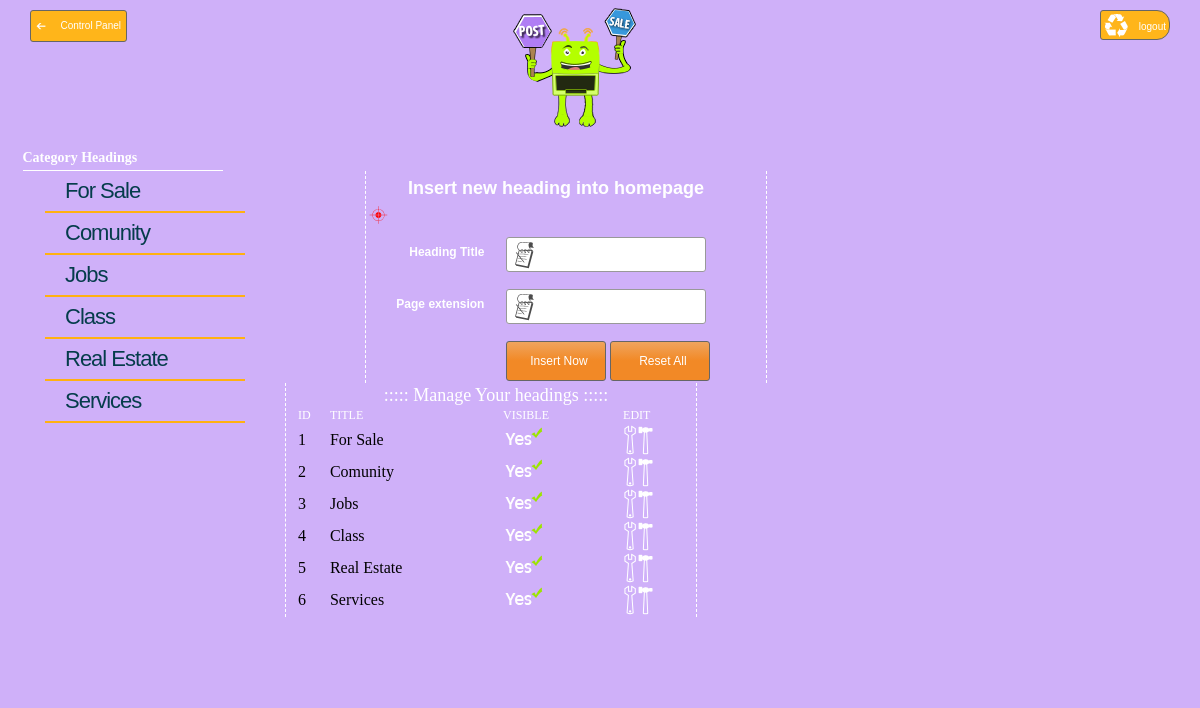
The app's page /_admin/newmenu.php with its own data.
### tables this page shows
CREATE TABLE IF NOT EXISTS `heading` (
  `id` int(10) UNSIGNED NOT NULL AUTO_INCREMENT,
  `title` varchar(45) NOT NULL,
  `visible` tinyint(1) UNSIGNED NOT NULL,
  `extension` varchar(45) NOT NULL,
  PRIMARY KEY (`id`)
);

### _admin/newmenu.php (the view, shortened to what this page needs)
<?php
$query="Select * from heading order by id asc";
$insertionquery=mysql_query($query);
?>
<html xmlns="http://www.w3.org/1999/xhtml">
<head>
</head>
<body>
<form action="includes/logout.php">
<input name="logout" type="submit" value="logout" class="logout" />
</form>
<div class="back">
<a href="index.php">Control Panel</a>
</div>
<div id="image">
<a href="newmenu.php"><img src="../_images/signin.png" /></a>
</div>
<div id="page">
<?php require_once("includes/menu.php"); ?>
<div id="table">
<form id="form1" name="form1" method="post" action="menuinsertion.php">
        	<table width="400px">
            	<tr>
                	<td colspan="2" id="tableh2">Insert new heading into homepage</td>
            	</tr>
                <tr>
                	<td colspan="2" id="message"><?php echo $msg;?></td>
            	</tr>
            	<tr>
                	<td class="text">Heading Title</td>
                    <td><input name="title" type="text" class="textfeilds"  id="title" required /></td>
            	</tr>
                <tr>
                	<td class="text">Page extension</td>
                    <td><input name="ext" type="text" class="textfeilds"  id="ext" required /></td>
            	</tr>
            	<tr>
                	<td class="text"></td>
                  <td><input name="" type="submit" class="inputbutton"  value="Insert Now" />
                  <input name="Reset" type="reset" class="inputbutton" id="button" value="Reset All" /></td>
            	</tr>
            </table>
        </form>
</div>
        <div id="forshow">
      		<table width="100%">
  <tr>
  	<td colspan="4" class="td" style="text-align:center; font-size:18px;">::::: Manage Your headings  ::::: </td>
  </tr>
  <tr class="id">
    <td class="td">ID</td>
    <td class="td">TITLE</td>
    <td class="td">VISIBLE</td>
    <td class="td">EDIT</td>
  </tr>
  <?php $k=1; while($get=mysql_fetch_array($insertionquery)) {?>
  <tr class="id1">
    <td><?php echo $get['id'];?></td>
    <td><?php echo $get['title'];?></td>
  <td>  <?php $abc="SELECT * FROM post.menu.visible";
		$vis=mysql_fetch_array($abc);
	if ($vis == 0)
	{
		echo '<img src="../_images/yes.png">';
	}
	else {
		echo '<img src="../_images/no.png">';
	}
	 ?>
   </td>
    <td><a href="editmenu.php?EDITC=<?php echo $get['id']?>"><img src="../_images/edit.png" /></a></td>
  </tr>
  <?php $k++; }?>
          </table>
</div>
</div>
</body>
</html>

### _admin/includes/menu.php (shortened to what this page needs)
<?php
	$query="Select * from post.heading order by id asc";
	$insertion=mysql_query($query);
?>
<div id="fullmenu">
<h2>Category Headings</h2>
<div id="menu">
      	  <ul>
          <?php $k=1; while($result=mysql_fetch_array($insertion)){?>
        	<li><a href="<?php echo $result['extension'].'.php';?>"> <?php echo $result['title'];?> </a></li>
       	  <?php $k++; }?>
        	</ul>
        </div>
        </div>

### _admin/newmenu.php (style rules this page uses)
#message { height:20px; font-size:14px; color:#F00; background: url(../_images/insert.png) no-repeat ; padding-left:20px; }
* { margin:0px auto; padding:0px; background-color:#CFB0F9; }
#image { height: 150px; background-repeat: no-repeat; margin-left:500px; }
#page { min-height: 530px; overflow:hidden; }
#fullmenu { width:205px; margin-left:20px; }
#fullmenu h2 { margin: 0px auto; width: 200px; font-size: 14px; text-align: left; height: 20px; color: #FFF; font-family: "Comic Sans MS", cursive; border-bottom:#FFF 1px solid; }
.inputbutton { background: #efa45d; background: -moz-linear-gradient(top, #efa45d 1%, #f28926 49%); background: -webkit-gradient(linear, left top, left bottom, color-stop(1%,#efa45d), color-stop(49%,#f28926)); background: -webkit-linear-gradient(top, #efa45d 1%,#f28926 49%); background: -o-linear-gradient(top, #efa45d 1%,#f28926 49%); background: -ms-linear-gradient(top, #efa45d 1%,#f28926 49%); background: linear-gradient(to bottom, #efa45d 1%,#f28926 49%); filter: progid:DXImageTransform.Microsoft.gradient( startColorstr='#efa45d', endColorstr='#f28926',GradientType=0 ); border-radius: 3px; text-align: center; height: 40px; width: 100px; margin-top:10px; padding-left: 5px; font-family: Verdana, Geneva, sans-serif; font-size: 12px; color:#FFF; border: 1px solid #666; }
#table { margin-left: 120px; float: left; border-left-width: 1px; border-left-style: dashed; border-left-color: #FFF; border-right-width: 1px; border-right-style: dashed; border-right-color: #FFF; }
#tableh2 { font-size: 18px; font-family: Verdana, Geneva, sans-serif; line-height: 30px; text-align: center; padding-right: 20px; color: #FFF; font-weight: bold; }
.textfeilds { border-radius: 3px; text-align: left; height: 35px; width: 200px; margin-top:10px; margin-bottom:5px; background: #FFF url(../_images/posttextfeild.png) no-repeat 3px 3px; padding-left: 35px; font-family: Verdana, Geneva, sans-serif; font-size: 12px; color: #8B8B8B; border: 1px solid #999; }
.text { font-size: 12px; font-family: Verdana, Geneva, sans-serif; line-height: 30px; text-align: right; padding-right: 20px; color: #FFF; font-weight: bold; }
#forshow { float: left; height: auto; margin-bottom:20px; width:400px; margin-left: 40px; border-left-width: 1px; border-left-style: dashed; border-left-color: #FFF; border-right-width: 1px; border-right-style: dashed; border-right-color: #FFF; padding-left:10px; }
.td { font-size:12px; color:#FFF; font-family:"Comic Sans MS", cursive; }
.back { background: #FFB51A url(../_images/back.png) no-repeat 5px 10px; border-radius: 3px; text-align: right; height: 30px; width: 90px; margin-top:10px; border: 1px solid #666; float:left; padding-right:5px; line-height:30px; margin-left:30px; }
.back a { font-family: Verdana, Geneva, sans-serif; font-size: 10px; color:#FFF; text-decoration:none; background:none; }
.logout { width:70px; height:30px; background: #FFB51A url(../_images/logout.png) no-repeat 3px 1px; border-radius: 3px 13px 13px 3px; text-align: right; margin-top:10px; border: 1px solid #666; float:right; padding-right:3px; line-height:32px; margin-right:30px; font-family: Verdana, Geneva, sans-serif; font-size: 10px; color:#FFF; text-decoration:none; }

### _admin/includes/menu.php (style rules this page uses)
#menu { float: left; min-height:120px; width: 200px; line-height:30px; padding-left:25px; }
#menu ul li { font-family:Verdana, Geneva, sans-serif; border-bottom:2px solid #FFB111; list-style:none; line-height:40px; text-decoration: none; font-size: 22px; }
#menu ul li a { text-decoration: none; width:auto; height:40px; color:#053C4B; font-weight: lighter; letter-spacing: -1px; padding:5px 20px; }
#fullmenu { width:205px; margin-left:20px; }
#fullmenu h2 { margin: 0px auto; width: 200px; font-size: 14px; text-align: left; height: 20px; color: #FFF; font-family: "Comic Sans MS", cursive; border-bottom:#FFF 1px solid; }

### records on screen
heading: title "For Sale", id "1"
heading: title "Comunity", id "2"
heading: title "Jobs", id "3"
heading: title "Class", id "4"
heading: title "Real Estate", id "5"
heading: title "Services", id "6"
